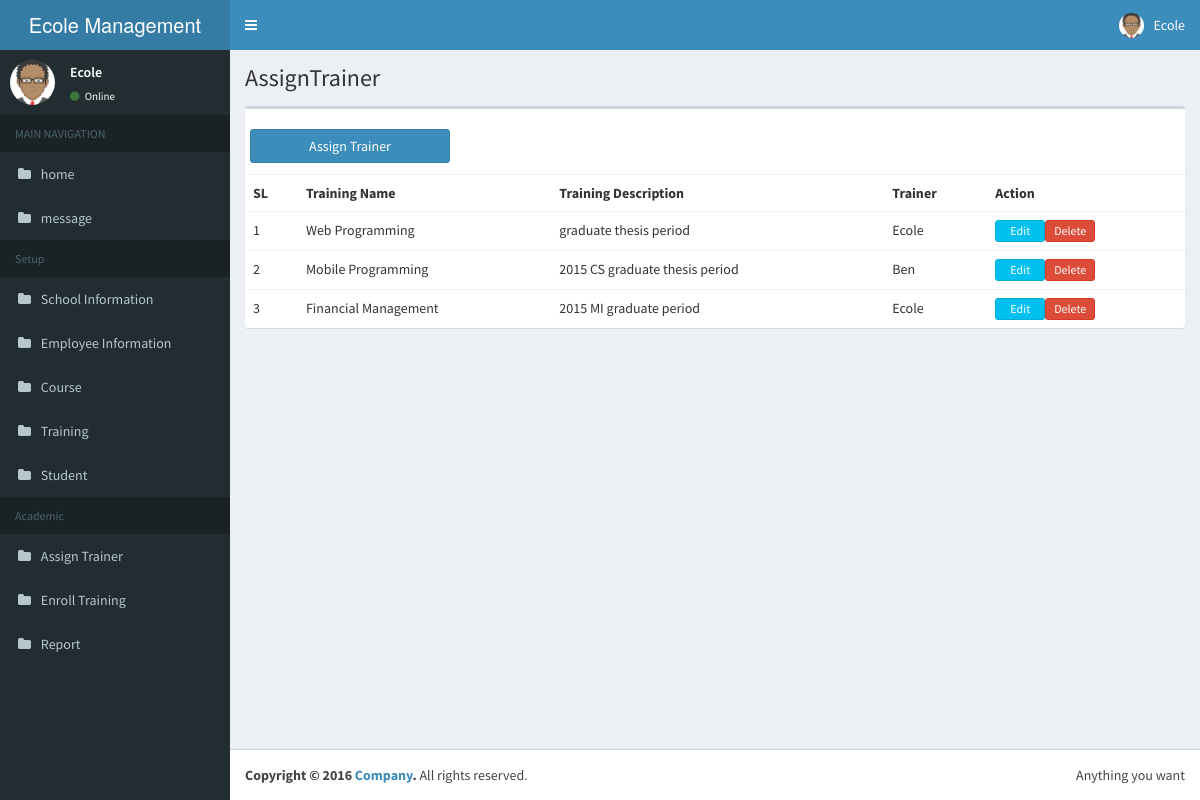
Page /stmanager/views/academic/AssignTrainer.php (signed in) on the committed database.
### tables this page shows
CREATE TABLE `employee` (
  `_id` bigint(20) NOT NULL AUTO_INCREMENT,
  `emp_surname` varchar(30) DEFAULT NULL,
  `emp_name` varchar(30) DEFAULT NULL,
  `emp_connum` varchar(30) DEFAULT NULL,
  `emp_gender` tinyint(1) DEFAULT NULL,
  `emp_birth` date DEFAULT NULL,
  `emp_img` varchar(30) DEFAULT NULL,
  `emp_status` int(11) DEFAULT NULL,
  PRIMARY KEY (`_id`)
);

CREATE TABLE `training` (
  `_id` bigint(20) NOT NULL AUTO_INCREMENT,
  `cur_id` bigint(20) DEFAULT NULL,
  `tran_name` varchar(30) DEFAULT NULL,
  `tran_startdate` date DEFAULT NULL,
  `tran_enddate` date DEFAULT NULL,
  `tran_descr` varchar(30) DEFAULT NULL,
  PRIMARY KEY (`_id`)
);

### stmanager/settings/settings.php (called while the page is built, shortened)
<?php
$cfg_homepageTitle = "Ecole Management System";
$cfg_database = "new";
$cfg_server = 'localhost';
$cfg_username = 'root';
$cfg_password = '';
?>

### model/db_abstractcrud.php (called while the page is built, shortened)
<?php
if(!class_exists("db_abstractcrud")) {
class db_abstractcrud
{
	var $conn;
	function db_abstractcrud()
	{
		include "../../settings/settings.php";
        $db_name = $cfg_database;
		$this->conn = mysqli_connect($cfg_server, $cfg_username, $cfg_password,$db_name) or die("Could not connect : " . mysqli_error());
		$this->conn->set_charset('utf8');
	}
	function getAllElement($tablename,$field='*',$orderby='_id',$where='')
	{
		$where_clause='';
		if ($where!='')
			$where_clause = "WHERE $where";
		$data = array();
		if($result = $this->conn->query("SELECT $field FROM $tablename $where_clause ORDER BY $orderby")) {
			while ($row = $result->fetch_array()) {
				$data[] = $row;
			}
		}
		return $data;
	}
	function idToFields($tablename,$id,$orderby='_id')
	{
		$result = $this->conn->query("SELECT * FROM $tablename WHERE _id=\"$id\" ORDER BY $orderby");
		$row = mysqli_fetch_assoc($result);
		if (mysqli_num_rows($result)>0) return $row;
		else return false;
	}
}
}
?>

### stmanager/controller/special/common.php (called while the page is built, shortened)
<?php
class common
{
    var $dbuser,$dbemployee,$dbstudent;
    function __construct(){
        require_once("../../model/db_employee.php");
        $this->dbemployee = new db_employee();
    }
    public function getByEmpId($id){
        return $this->dbemployee->getById($id);
    }
}

### stmanager/model/db_employee.php (called while the page is built, shortened)
<?php
class db_employee
{
    var $dbcrud;
    var $dbuser;
    var $table;
    var $userType;
    function db_employee()
    {
        include_once('db_abstractcrud.php');
        include_once('db_user.php');
        $this->dbcrud = new db_abstractcrud();
        $this->dbuser = new dbo_user();
        $this->table = 'employee';
        $this->userType = 0;
    }
    function getById($id){
        $now = $ps = array();
        if(!$now = $this->dbcrud->idToFields($this->table,$id))
            return false;
        if(!$ps = $this->dbuser->getByPs($now['_id'],$this->userType))
            return false;
        $now['user_name'] = $ps['user_name'];
        $now['user_email'] = $ps['user_email'];
        $now['user_password'] = $ps['user_password'];
        return $now;
    }
}

### stmanager/model/db_user.php (called while the page is built, shortened)
<?php
class dbo_user
{
    var $dbcrud;
    var $table;
    function dbo_user()
    {
        include_once('db_abstractcrud.php');
        $this->dbcrud = new db_abstractcrud();
        $this->table = 'user';
    }
    public function getByPs($ps_id,$type = false){
        $where = '';
        if($type) {
            $where = "ps_id = '$ps_id' and user_type = '$type'";
        }else{
            $where = "ps_id = '$ps_id'";
        }
        $list = $this->dbcrud->getAllElement($this->table,'*','_id',$where);
        if(count($list) >0)
            return $list[0];
        return false;
    }
}
?>

### stmanager/controller/academic/assigntrainer.php (called while the page is built, shortened)
<?php
class assigntrainer
{
    var $dbassigntrainer;
    function __construct(){
        require_once "../../model/db_training.php";
        require_once "../../model/db_employee.php";
        require_once "../../model/db_assigntrainer.php";
        $this->dbassigntrainer = new db_assigntrainer();
    }
    public function getAllAssignTrainers() {
        return $this->dbassigntrainer->getFullInfo();
    }
}

### stmanager/model/db_assigntrainer.php (called while the page is built, shortened)
<?php
class db_assigntrainer
{
    var $dbcrud;
    var $table;
    var $dbtraing;
    var $dbemployee;
    function db_assigntrainer() {
        include_once('db_abstractcrud.php');
        include_once('db_training.php');
        include_once('db_employee.php');
        $this->dbcrud = new db_abstractcrud();
        $this->dbtraing = new db_training();
        $this->dbemployee = new db_employee();
        $this->table = 'assign_trainer';
    }
    public function getFullInfo(){
        $list = $this->getAll();
        $resultArr = array();
        foreach($list as $ass_trainer) {
            $training = $this->dbtraing->getById($ass_trainer[TRAINING_ID]);
            $ass_trainer[TRAINING_NAME] = $training[TRAINING_NAME];
            $ass_trainer[TRAINING_DESCRIPTION] = $training[TRAINING_DESCRIPTION];
            $employee = $this->dbemployee->getById($ass_trainer[EMPLOYEE_ID]);
            $ass_trainer[EMPLOYEE_NAME] = $employee[EMPLOYEE_NAME];
            $resultArr[] = $ass_trainer;
        }
        return $resultArr;
    }
    public function getAll(){
        return $list = $this->dbcrud->getAllElement($this->table);
    }
}

### stmanager/model/db_training.php (called while the page is built, shortened)
<?php
class db_training
{
    var $dbcrud;
    var $table;
    function db_training() {
        include_once('db_abstractcrud.php');
        $this->dbcrud = new db_abstractcrud();
        $this->table = 'training';
    }
    public function getById($id){
        $now = array();
        if(!$now = $this->dbcrud->idToFields($this->table, $id))
            return false;
        return $now;
    }
}

### stmanager/views/academic/AssignTrainer.php (the view, shortened to what this page needs)
<?php
include "../main/header.php";
require_once("../../controller/academic/assigntrainer.php");
$vc = new assigntrainer();
$list = $vc->getAllAssignTrainers();
?>
<section class="content">
    <div class="row">
        <div class="col-xs-12">
            <div class="box">
                <div class="box-header" style="height:65px">
                    <div class="col-xs-12" style="padding-top:10px; padding-bottom:10px">
                        <div class="input-group input-group-sm" style="float:left; margin-left:-20px;">
                            <a href="AssignTrainer_entry.php"> <button type="button" class="btn btn-block btn-primary" style="width:200px">Assign Trainer</button> </a>
                        </div>
                    </div>
                </div>
                <div class="box-body table-responsive no-padding">
                    <table class="table table-hover">
                        <tr>
                            <th>SL</th>
                            <th>Training Name</th>
                            <th>Training Description</th>
                            <th>Trainer</th>
                            <th>Action</th>
                        </tr>
                        <?php $i = 1; foreach($list as $ass_trainer) { ?>
                        <tr>
                            <td><?php echo $i++; ?></td>
                            <td><?PHP echo $ass_trainer[TRAINING_NAME]; ?>
                            <td><?php echo $ass_trainer[TRAINING_DESCRIPTION]; ?></td>
                            <td><?PHP echo $ass_trainer[EMPLOYEE_NAME]; ?>
                            <td>
                                <a href="AssignTrainer_entry.php?asstran_id=<?php echo $ass_trainer[ID];?>"><button type="button" class="btn btn-block btn-info btn-xs" style="width:50px;float:left">Edit</button></a>
                                <a href="AssignTrainer.php?asstran_id=<?php echo $ass_trainer[ID];?>"><button type="button" class="btn btn-block btn-danger btn-xs" style="width:50px;float:left" onclick="return confirmDelete();">Delete</button></a>
                            </td>
                        </tr>
                        <?php } ?>
                    </table>
                </div>
            </div>
        </div>
    </div>
</section>
<?php
include "../main/footer.php";
?>

### stmanager/views/main/header.php (shortened to what this page needs)
<?php
include "../../settings/settings.php";
require_once "../../controller/special/common.php";
$vc = new common();
$emp_now = array();
$nowImg = $nowName = '';
$ps_id = $_SESSION['psId'];
if($_SESSION['userType'] == 0) {
    if (!$emp_now = $vc->getByEmpId($ps_id)) {
        echo 'Serve Not Found';
        exit();
    }
    $nowImg = $emp_now['emp_img'];
    $nowName = $emp_now['emp_name'];
}
?>
<!DOCTYPE html>
<html>
<head>
    <link rel="stylesheet" href="../../resource/bootstrap/css/bootstrap.min.css">
    <link rel="stylesheet" href="https://cdnjs.cloudflare.com/ajax/libs/font-awesome/4.5.0/css/font-awesome.min.css">
    <link rel="stylesheet" href="https://cdnjs.cloudflare.com/ajax/libs/ionicons/2.0.1/css/ionicons.min.css">
    <link rel="stylesheet" href="../../resource/dist/css/AdminLTE.min.css">
    <link rel="stylesheet" href="../../resource/dist/css/skins/skin-blue.min.css">
    <link rel="stylesheet" href="../../resource/plugins/bootstrap-wysihtml5/bootstrap3-wysihtml5.min.css">
    <link rel="stylesheet" href="../../resource/plugins/datatables/dataTables.bootstrap.css">
</head>
<body class="hold-transition skin-blue sidebar-mini">
<div class="wrapper">
    <header class="main-header">
        <a href="index2.html" class="logo">
            <span class="logo-lg"><?php echo $cfg_homepageTitle; ?></span>
        </a>
        <nav class="navbar navbar-static-top" role="navigation">
            <a href="#" class="sidebar-toggle" data-toggle="offcanvas" role="button">
            </a>
            <div class="navbar-custom-menu">
                <ul class="nav navbar-nav">
                    <li class="dropdown user user-menu">
                        <a href="#" class="dropdown-toggle" data-toggle="dropdown">
                            <img src="<?php echo RES_PATH.$nowImg;?>" class="user-image" alt="User Image">
                            <span class="hidden-xs"><?php echo $nowName;?></span>
                        </a>
                    </li>
                </ul>
            </div>
        </nav>
    </header>
    <aside class="main-sidebar">
        <section class="sidebar">
            <div class="user-panel">
                <div class="pull-left image">
                    <img src="<?php echo RES_PATH.$nowImg;?>" class="img-circle" alt="User Image">
                </div>
                <div class="pull-left info">
                    <p><?php echo $nowName;?></p>
                    <a href="#"><i class="fa fa-circle text-success"></i> Online</a>
                </div>
            </div>
            <?php
                $urltmp =  explode('/', $_SERVER['REQUEST_URI']);
                $titleTemp = $urltmp[count($urltmp)-1];
                $subUrl = explode('?', $titleTemp);
                $subUrl = explode('.', $subUrl[0]);
                $subUrl = explode('_', $subUrl[0]);
                $nowTitle = $subUrl[0];
                $header_info = array('MAIN NAVIGATION'=>array('home'=>array('url'=>'../navigation/home.php'),
                                                              'message'=>array('url'=>'../navigation/message.php')),
                                     'Setup'=>array('School Information'=>array('url'=>'../setup/SchoolInformation.php'),
                                                    'Employee Information'=>array('url'=>'../setup/EmployeeInformation.php'),
                                                    'Course'=>array('url'=>'../setup/Course.php'),
                                                    'Training'=>array('url'=>'../setup/Training.php'),
                                                    'Student'=>array('url'=>'../setup/Student.php')),
                                     'Academic'=>array('Assign Trainer'=>array('url'=>'../academic/AssignTrainer.php'),
                                                        'Enroll Training'=>array('url'=>'../academic/EnrollTraining.php'),
                                                        'Report'=>array('url'=>'../academic/Report.php')));
            ?>
            <ul class="sidebar-menu">
            <?php foreach ($header_info as $mainKey => $headerMain) {?>
                <li class="header"><?php echo $mainKey; ?></li>
                <?php foreach($headerMain as $subKey=>$headerSub){
                    if(strtolower($subKey) == strtolower($nowTitle)){
                        $nowTitle = $subKey;
                        $mainTitle = $mainKey;
                        echo '<li class="active"><a href="'.$headerSub['url'].'"><i class="fa fa-folder"></i> <span>'.$subKey.'</span></a></li>';
                    }else{
                        echo '<li><a href="'.$headerSub['url'].'"><i class="fa fa-folder"></i> <span>'.$subKey.'</span></a></li>';
                    }
                }?>
            <?php }?>
            </ul>
        </section>
    </aside>
    <div class="content-wrapper">
    <section class="content-header">
        <h1>
            <?php echo $nowTitle; ?>
        </h1>
    </section>

### rows in the picture
employee: emp_img (placeholder picture), emp_name "Ecole"
training: tran_name "Web Programming", tran_descr "graduate thesis period", ass_trainer "Ecole"
training: tran_name "Mobile Programming", tran_descr "2015 CS graduate thesis period", ass_trainer "Ben"
training: tran_name "Financial Management", tran_descr "2015 MI graduate period", ass_trainer "Ecole"

### other values in the picture
$cfg_homepageTitle "Ecole Management…"
$mainKey "MAIN NAVIGATION"
$subKey "home"
$subKey "message"
$mainKey "Setup"
$subKey "School Information"
$subKey "Employee Information"
$subKey "Course"
$subKey "Training"
$subKey "Student"
$mainKey "Academic"
$subKey "Assign Trainer"
$subKey "Enroll Training"
$subKey "Report"
$nowTitle "AssignTrainer"
